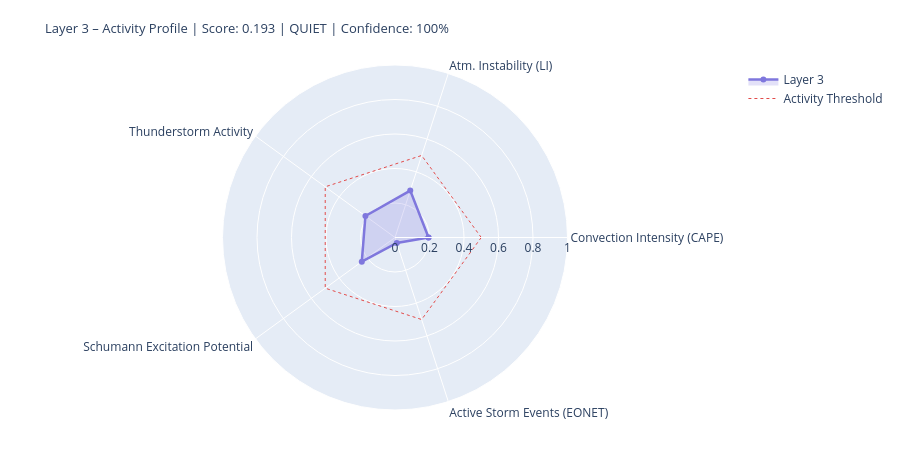

This figure's notebook cell:
### Markdown cell above
---
## 4. State Assessment & Handoff to Layer 4/5

### Code cell
# ============================================================
# LAYER-3-SCORE
# Five dynamic components
# ============================================================

def norm(v, lo, hi):
    if v is None or (isinstance(v, float) and math.isnan(v)): return None
    return round(max(0.0, min(1.0, (v - lo) / (hi - lo))), 4)

# --- 1) Convection intensity (global CAPE mean) ---
cape_mean = df_atm['cape'].dropna().mean() if not df_atm.empty else None
conv_score = norm(cape_mean, 0, 3000)
conv_src   = 'primary' if cape_mean is not None else 'missing'

# --- 2) Atmospheric instability (LI mean) ---
li_mean   = df_atm['li'].dropna().mean() if not df_atm.empty else None
# Negative LI = unstable → higher score
instab_score = norm(-li_mean if li_mean is not None else None, -6, 6)
instab_src   = 'primary' if li_mean is not None else 'missing'

# --- 3) Thunderstorm activity (mean thunder score + WMO count) ---
thunder_mean = df_atm['thunder_score'].mean() if not df_atm.empty else None
n_thunder    = int(df_atm['thunderstorm'].sum()) if not df_atm.empty else 0
thunder_score_val = norm(
    (thunder_mean or 0) * 0.7 + n_thunder * 0.1, 0, 1.0
) if thunder_mean is not None else None
thunder_src = 'primary'

# --- 4) Schumann excitation potential (weighted Schumann contribution) ---
schumann_pot = df_atm['schumann_contribution'].mean() if not df_atm.empty else None
# Boosted by Layer-2 thunderstorm trigger
if schumann_pot is not None and l2_thunder:
    schumann_pot = min(1.0, schumann_pot * 1.2)
schumann_score = norm(schumann_pot, 0, 1.0) if schumann_pot is not None else None
schumann_src   = 'derived'

# --- 5) Storm activity (NASA EONET) ---
# Distinction: None = data not loaded, 0.0 = loaded but no events
storm_score = None
storm_src   = 'missing'
if raw.get('storms') is not None:          # API reached successfully
    storm_score = norm(len(storm_events), 0, 30) if storm_events else 0.0
    storm_src   = 'primary'

# X-Ray and Kp: context only, not in dynamic score
# (X-Ray = Layer-0/4 driver; Kp = geomagnetic index, not a lightning proxy)
xray_context = None
if raw.get('xray'):
    df_xc = pd.DataFrame(raw['xray'])
    fc = next((c for c in df_xc.columns
               if any(k in c.lower() for k in ['flux','long']) and 'time' not in c.lower()),
              df_xc.columns[1])
    df_xc[fc] = pd.to_numeric(df_xc[fc], errors='coerce')
    xray_last = df_xc[fc].dropna().iloc[-1] if not df_xc[fc].dropna().empty else None
    if xray_last:
        xray_class = ('X' if xray_last>=1e-4 else 'M' if xray_last>=1e-5
                      else 'C' if xray_last>=1e-6 else 'B')
        xray_context = {'flux': float(xray_last), 'class': xray_class}
        print(f'X-Ray context: {xray_class}-class ({xray_last:.2e} W/m²)')

# --- Aggregate ---
COMPONENTS = {
    'Convection Intensity (CAPE)':  {'score': conv_score,       'source': conv_src,    'dynamic': True},
    'Atm. Instability (LI)':         {'score': instab_score,     'source': instab_src,  'dynamic': True},
    'Thunderstorm Activity':              {'score': thunder_score_val, 'source': thunder_src, 'dynamic': True},
    'Schumann Excitation Potential':   {'score': schumann_score,   'source': schumann_src,'dynamic': True},
    'Active Storm Events (EONET)': {'score': storm_score,      'source': storm_src,   'dynamic': True},
}

available   = {k: v['score'] for k, v in COMPONENTS.items() if v['score'] is not None}
unavailable = [k for k, v in COMPONENTS.items() if v['score'] is None]
layer3_score = round(sum(available.values()) / len(available), 4) if available else None
confidence   = round(len(available) / len(COMPONENTS), 2)
level = ('unknown' if layer3_score is None
         else 'quiet'   if layer3_score < 0.3
         else 'moderate' if layer3_score < 0.6
         else 'active')
dominant_l3 = max(available, key=available.get) if available else 'none'

# --- Ausgabe ---
W = 68
print('=' * W)
print('LAYER 3 – ATMOSPHERE / WEATHER / THUNDERSTORMS – STATE ASSESSMENT')
print('=' * W)
for name, comp in COMPONENTS.items():
    s = comp['score']
    if s is not None:
        bar = '█' * int(s * 20) + '░' * (20 - int(s * 20))
        print(f'  {name:<36} {bar}  {s:.3f}  [{comp["source"]}]')
    else:
        print(f'  {name:<36} {"─" * 20}  n/a   [missing]')
print('-' * W)
print(f'  Score:        {layer3_score:.3f}  ({len(available)}/{len(COMPONENTS)} components)')
print(f'  Confidence:   {confidence:.0%}')
print(f'  Level:        {level.upper()}')
print(f'  Dominant:     {dominant_l3}')
print(f'  CAPE mean:    {cape_mean:.0f} J/kg' if cape_mean else '  CAPE mean:    n/a')
print(f'  LI mean:      {li_mean:.1f} K' if li_mean is not None else '  LI mean:      n/a')
print(f'  Thunderstorms:{n_thunder} points (WMO)  +  {len(storm_events)} NASA EONET')
print('=' * W)

# Radar
cats   = list(available.keys())
vals_r = list(available.values())
if len(cats) >= 3:
    fig = go.Figure()
    fig.add_trace(go.Scatterpolar(
        r=vals_r + [vals_r[0]], theta=cats + [cats[0]],
        fill='toself', fillcolor='rgba(127,119,221,0.22)',
        line=dict(color='#7F77DD', width=2.5), name='Layer 3'
    ))
    fig.add_trace(go.Scatterpolar(
        r=[0.5] * (len(cats)+1), theta=cats + [cats[0]],
        line=dict(color='#E24B4A', dash='dot', width=1),
        mode='lines', name='Activity Threshold'
    ))
    fig.update_layout(
        title=dict(
            text=f'Layer 3 – Activity Profile | Score: {layer3_score:.3f} | {level.upper()} | Confidence: {confidence:.0%}',
            font=dict(size=13)
        ),
        polar=dict(radialaxis=dict(visible=True, range=[0, 1])),
        height=450, showlegend=True,
        margin=dict(l=60, r=60, t=65, b=40)
    )
    fig.show()

### Figure 1 — Plotly figure (JSON) as saved in the notebook; plotly's stock layout.template omitted (floating-point values rounded to 4 significant figures)
{"data": [{"fill": "toself", "fillcolor": "rgba(127,119,221,0.22)", "line": {"color": "#7F77DD", "width": 2.5}, "name": "Layer 3", "r": [0.1944, 0.2861, 0.2119, 0.238, 0.0333, 0.1944], "theta": ["Convection Intensity (CAPE)", "Atm. Instability (LI)", "Thunderstorm Activity", "Schumann Excitation Potential", "Active Storm Events (EONET)", "Convection Intensity (CAPE)"], "type": "scatterpolar"}, {"line": {"color": "#E24B4A", "dash": "dot", "width": 1}, "mode": "lines", "name": "Activity Threshold", "r": [0.5, 0.5, 0.5, 0.5, 0.5, 0.5], "theta": ["Convection Intensity (CAPE)", "Atm. Instability (LI)", "Thunderstorm Activity", "Schumann Excitation Potential", "Active Storm Events (EONET)", "Convection Intensity (CAPE)"], "type": "scatterpolar"}], "layout": {"height": 450, "margin": {"b": 40, "l": 60, "r": 60, "t": 65}, "polar": {"radialaxis": {"range": [0, 1], "visible": true}}, "showlegend": true, "title": {"font": {"size": 13}, "text": "Layer 3 – Activity Profile | Score: 0.193 | QUIET | Confidence: 100%"}}}
